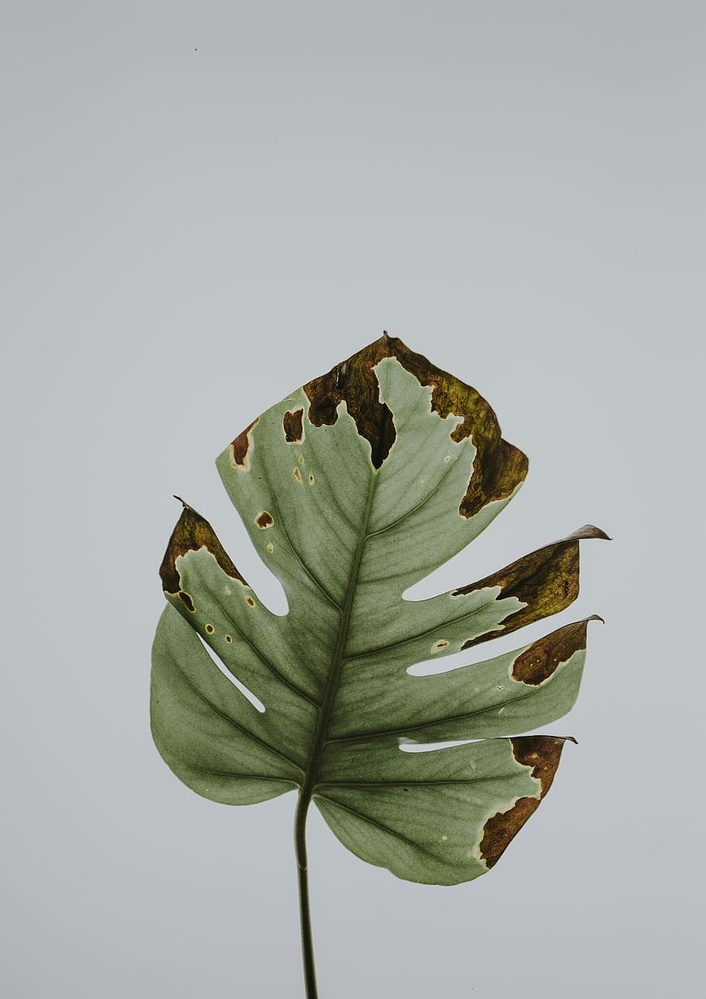
#> input picture kmeans/leaf.jpg, 706 x 999 px, shrunk from 910 x 1287 before the run, found by its file name
$ python mian.py
#> lines starting #> are read from the running program, lines starting #| are printed output that depends on the picture
import numpy as np
import cv2 as cv

img = cv.imread('G:\Programming\Python\kmeans\leaf.jpg')
#> img is the input picture: shape (999, 706, 3); mean B, G, R 166.3, 171.3, 166.5
img2 = img.reshape((-1,3))
img2 = np.float32(img2)

criteria = (cv.TERM_CRITERIA_EPS+cv.TERM_CRITERIA_MAX_ITER,10,1.0)
k = 4
attempts = 10
ret,label,center = cv.kmeans(img2,k,None,criteria,attempts,cv.KMEANS_RANDOM_CENTERS)
#> ret = 141706801.5; center = [[194.6, 191.3, 186.8], [23.53, 49.84, 53.85], [104.4, 139.9, 129.5], [65.36, 105, 96.34]]

center = np.uint8(center)
#> center = [[194, 191, 186], [23, 49, 53], [104, 139, 129], [65, 105, 96]]
res = center[label.flatten()]
res2 = res.reshape((img.shape))
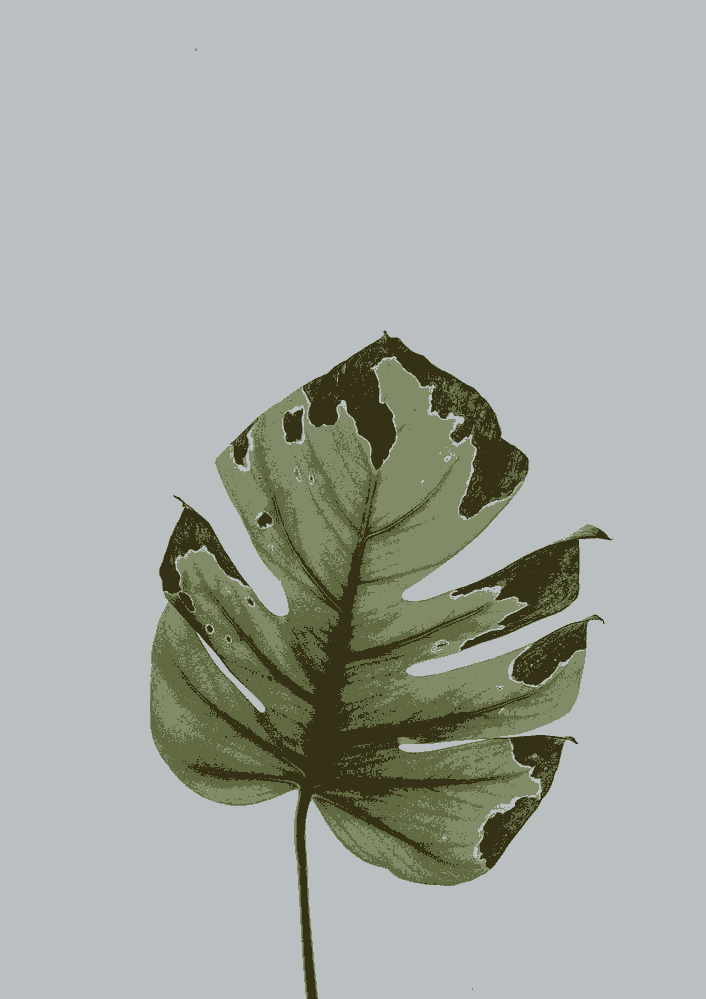
#> res2: shape (999, 706, 3); mean B, G, R 165.7, 171, 165.8
cv.imwrite('new.jpg',res2)
